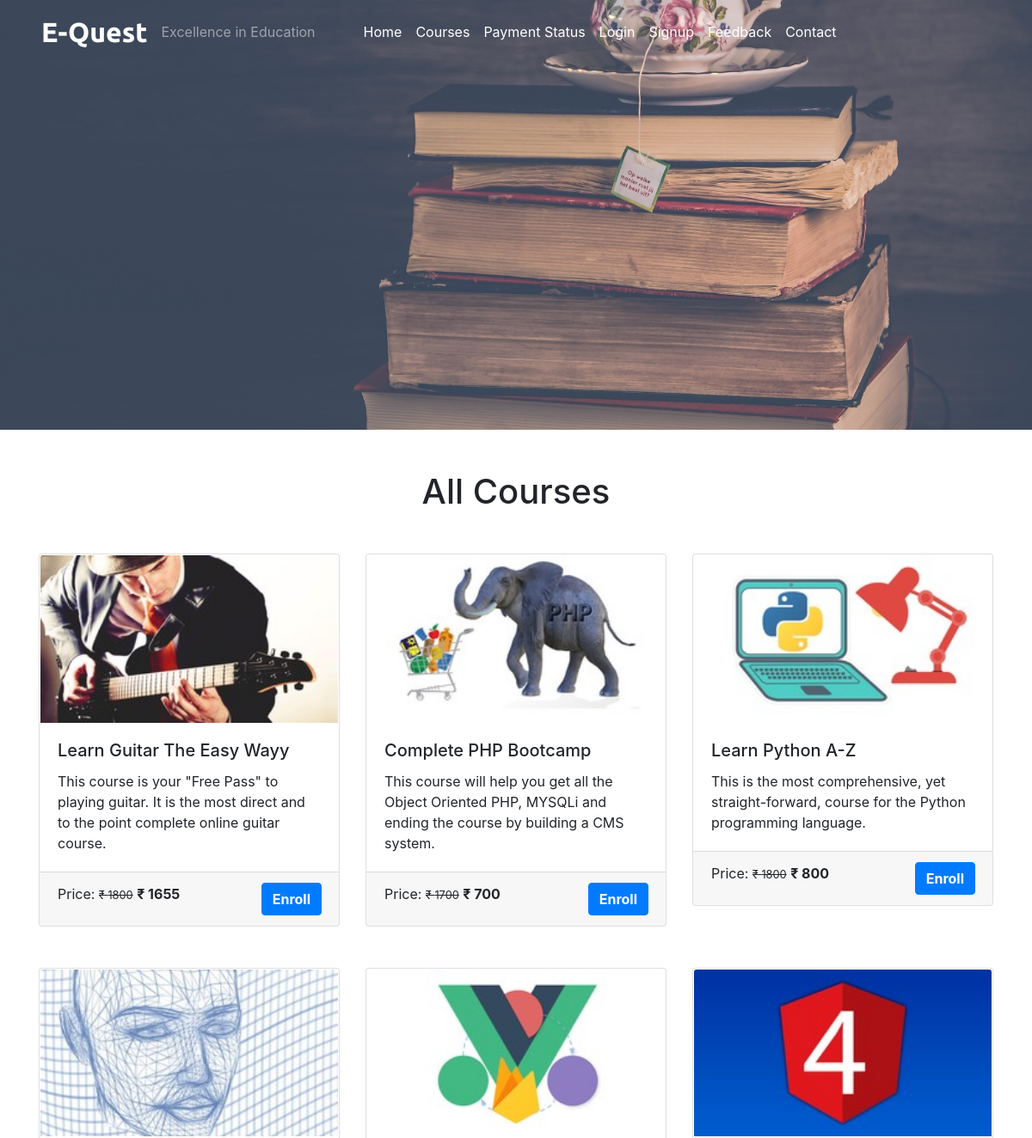
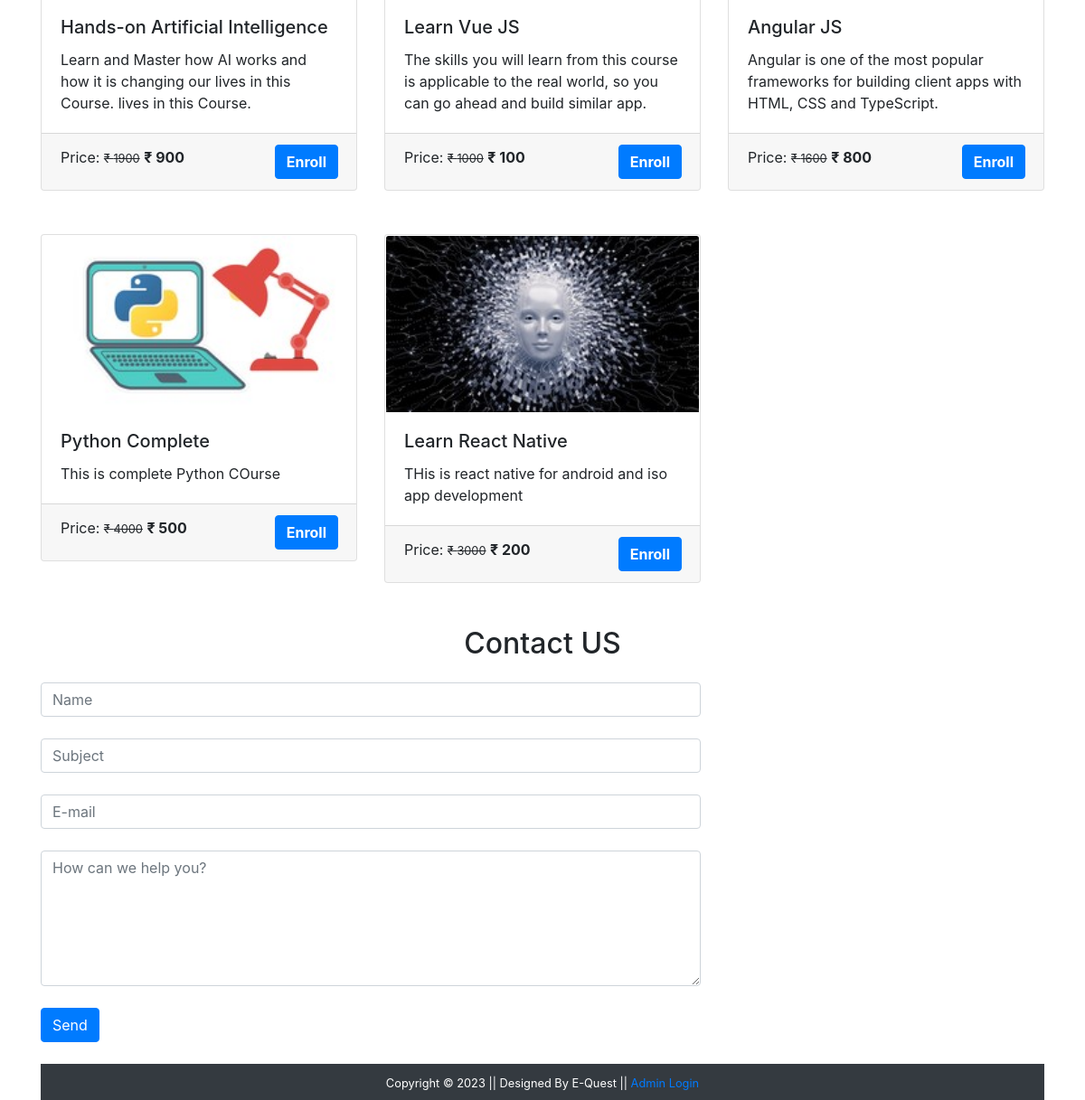
/courses.php, run on the app's committed database (2 pictures, top to bottom).
### tables this page shows
CREATE TABLE `course` (
  `course_id` int(11) NOT NULL,
  `course_name` text NOT NULL,
  `course_desc` text NOT NULL,
  `course_author` varchar(255) NOT NULL,
  `course_img` text NOT NULL,
  `course_duration` text NOT NULL,
  `course_price` int(11) NOT NULL,
  `course_original_price` int(11) NOT NULL
);

### courses.php (the view, shortened to what this page needs)
<?php
  include('./mainInclude/header.php');
?>
    <div class="container-fluid bg-dark">
      <div class="row">
        <img src="./image/coursebanner.jpg" alt="courses" style="height:500px; width:100%; object-fit:cover; box-shadow:10px;"/>
      </div>
    </div>
    <div class="container mt-5">
      <h1 class="text-center">All Courses</h1>
      <div class="row mt-4">
      <?php
          $sql = "SELECT * FROM course";
          $result = $conn->query($sql);
          if($result->num_rows > 0){
            while($row = $result->fetch_assoc()){
              $course_id = $row['course_id'];
              echo '
                <div class="col-sm-4 mb-4">
                  <a href="coursedetails.php?course_id='.$course_id.'" class="btn" style="text-align: left; padding:0px;"><div class="card">
                    <img src="'.str_replace('..', '.', $row['course_img']).'" class="card-img-top" alt="Guitar" />
                    <div class="card-body">
                      <h5 class="card-title">'.$row['course_name'].'</h5>
                      <p class="card-text">'.$row['course_desc'].'</p>
                    </div>
                    <div class="card-footer">
                      <p class="card-text d-inline">Price: <small><del>&#8377 '.$row['course_original_price'].'</del></small> <span class="font-weight-bolder">&#8377 '.$row['course_price'].'<span></p> <a class="btn btn-primary text-white font-weight-bolder float-right" href="coursedetails.php?course_id='.$course_id.'">Enroll</a>
                    </div>
                  </div> </a>
                </div>
              ';
            }
          }
        ?>
        </div>
      </div>
<?php
  include('./contact.php');
?>
<?php
  include('./mainInclude/footer.php');
?>

### data on the page
course: course_img (picture), course_name "Learn Guitar The Easy Wayy", course_desc "This course is your \"Free Pass\" to playing guitar. It is the most direct and to the point complete online guitar course.", course_original_price "1800", course_price "1655"
course: course_img (picture), course_name "Complete PHP Bootcamp", course_desc "This course will help you get all the Object Oriented PHP, MYSQLi and ending the course by building a CMS system.", course_original_price "1700", course_price "700"
course: course_img (picture), course_name "Learn Python A-Z", course_desc "This is the most comprehensive, yet straight-forward, course for the Python programming language.", course_original_price "1800", course_price "800"
course: course_img (picture), course_name "Hands-on Artificial Intelligence", course_desc "Learn and Master how AI works and how it is changing our lives in this Course. lives in this Course.", course_original_price "1900", course_price "900"
course: course_img (picture), course_name "Learn Vue JS", course_desc "The skills you will learn from this course is applicable to the real world, so you can go ahead and build similar app.", course_original_price "1000", course_price "100"
course: course_img (picture), course_name "Angular JS", course_desc "Angular is one of the most popular frameworks for building client apps with HTML, CSS and TypeScript.", course_original_price "1600", course_price "800"
course: course_img (picture), course_name "Python Complete", course_desc "This is complete Python COurse", course_original_price "4000", course_price "500"
course: course_img (picture), course_name "Learn React Native", course_desc "THis is react native for android and iso app development", course_original_price "3000", course_price "200"
